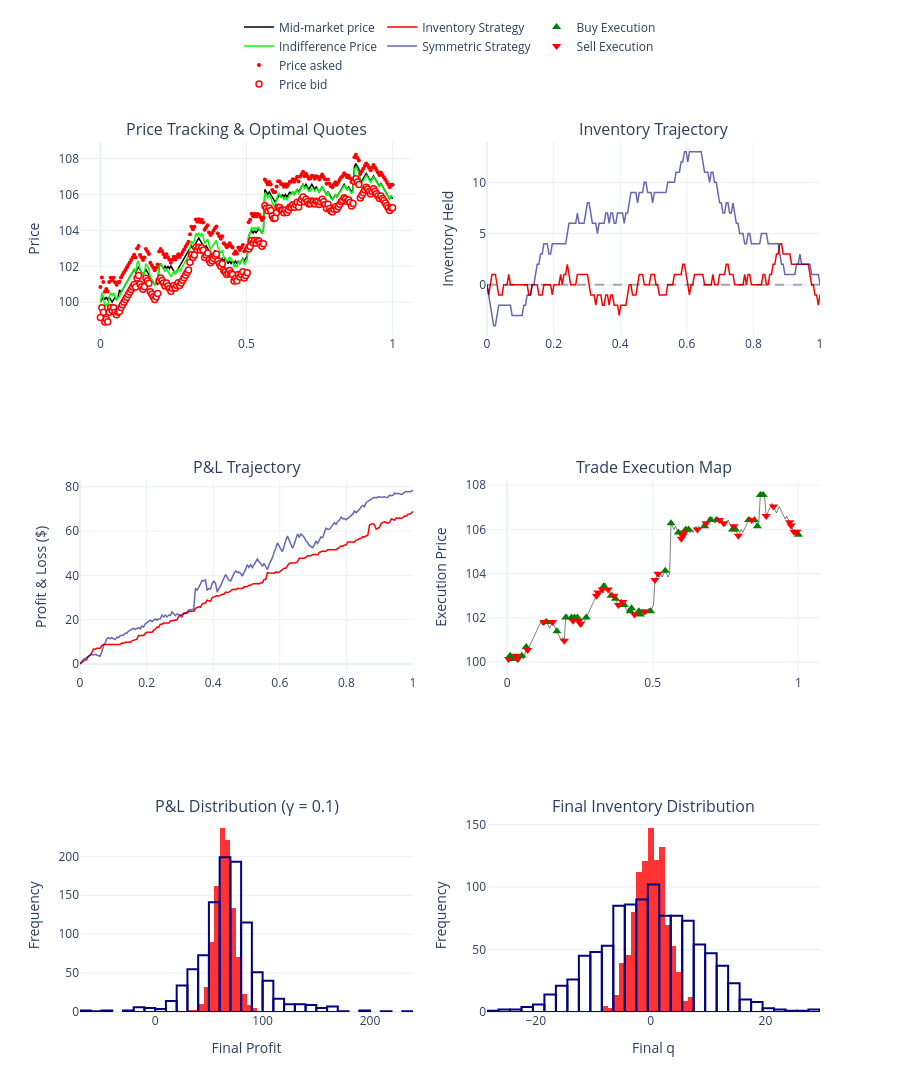

Notebook code cell kept with this figure:
### Markdown cell above
## Part 4: Adding Jump-Diffusion (Fat Tails)

Standard Brownian motion ($dW_u$) creates continuous, smooth prices. Real financial markets experience "jumps" (fat tails)—sudden $2.00 price crashes or spikes between ticks.

### Code cell
# ==========================================
# SCENARIO: FAT-TAIL JUMP DIFFUSION
# ==========================================
display(HTML("""
<div style='text-align: center; margin-bottom: 20px;'>
    <h2>Scenario: Fat-Tail Jump Diffusion</h2>
    <p><b>Condition:</b> Mid-price experiences sudden, random Poisson jumps.<br>
    Notice how the Symmetric strategy's P&L variance explodes because it is often caught holding large inventory right when a jump occurs.</p>
</div>
"""))

# jumps=True activates the exponential shock generator in the core engine
run_monte_carlo(ask_mult=1.0, bid_mult=1.0, jumps=True, gamma_val=0.1)

### Figure 1 — Plotly figure (JSON) as saved in the notebook; plotly's stock layout.template omitted (floating-point values rounded to 4 significant figures; data arrays with more than 128 entries replaced by an {"elided": "..."} marker saying what was removed)
{"data": [{"hovertemplate": "<b>%{data.name}</b><br>Time: %{x:.3f}<br>Price: %{y:.3f}<extra></extra>", "legendgroup": "price", "line": {"color": "black", "width": 1.5}, "mode": "lines", "name": "Mid-market price", "type": "scatter", "x": {"elided": "200 float values"}, "xaxis": "x", "y": {"elided": "200 float values"}, "yaxis": "y"}, {"hovertemplate": "<b>%{data.name}</b><br>Time: %{x:.3f}<br>Price: %{y:.3f}<extra></extra>", "legendgroup": "price", "line": {"color": "lime", "width": 1.5}, "mode": "lines", "name": "Indifference Price", "type": "scatter", "x": {"elided": "200 float values"}, "xaxis": "x", "y": {"elided": "200 float values"}, "yaxis": "y"}, {"hovertemplate": "<b>%{data.name}</b><br>Time: %{x:.3f}<br>Price: %{y:.3f}<extra></extra>", "legendgroup": "price", "marker": {"color": "red", "size": 4}, "mode": "markers", "name": "Price asked", "type": "scatter", "x": {"elided": "200 float values"}, "xaxis": "x", "y": {"elided": "200 float values"}, "yaxis": "y"}, {"hovertemplate": "<b>%{data.name}</b><br>Time: %{x:.3f}<br>Price: %{y:.3f}<extra></extra>", "legendgroup": "price", "marker": {"color": "white", "line": {"color": "red", "width": 1.5}, "size": 6}, "mode": "markers", "name": "Price bid", "type": "scatter", "x": {"elided": "200 float values"}, "xaxis": "x", "y": {"elided": "200 float values"}, "yaxis": "y"}, {"hovertemplate": "<b>%{data.name}</b><br>Time: %{x:.3f}<br>Inventory: %{y:.3f}<extra></extra>", "legendgroup": "inv", "line": {"color": "red", "width": 1.5}, "mode": "lines", "name": "Inventory Strategy", "type": "scatter", "x": {"elided": "200 float values"}, "xaxis": "x2", "y": {"elided": "200 float values"}, "yaxis": "y2"}, {"hovertemplate": "<b>%{data.name}</b><br>Time: %{x:.3f}<br>Inventory: %{y:.3f}<extra></extra>", "legendgroup": "inv", "line": {"color": "navy", "width": 1.5}, "mode": "lines", "name": "Symmetric Strategy", "opacity": 0.6, "type": "scatter", "x": {"elided": "200 float values"}, "xaxis": "x2", "y": {"elided": "200 float values"}, "yaxis": "y2"}, {"hovertemplate": "<b>%{data.name}</b><br>Time: %{x:.3f}<br>P&L: $%{y:.3f}<extra></extra>", "legendgroup": "pnl", "line": {"color": "red", "width": 1.5}, "mode": "lines", "name": "Inventory Strategy P&L", "showlegend": false, "type": "scatter", "x": {"elided": "200 float values"}, "xaxis": "x3", "y": {"elided": "200 float values"}, "yaxis": "y3"}, {"hovertemplate": "<b>%{data.name}</b><br>Time: %{x:.3f}<br>P&L: $%{y:.3f}<extra></extra>", "legendgroup": "pnl", "line": {"color": "navy", "width": 1.5}, "mode": "lines", "name": "Symmetric Strategy P&L", "opacity": 0.6, "showlegend": false, "type": "scatter", "x": {"elided": "200 float values"}, "xaxis": "x3", "y": {"elided": "200 float values"}, "yaxis": "y3"}, {"hovertemplate": "<b>%{data.name}</b><br>Time: %{x:.3f}<br>Price: %{y:.3f}<extra></extra>", "legendgroup": "exec", "line": {"color": "black", "width": 1}, "mode": "lines", "name": "Mid-Price", "opacity": 0.5, "showlegend": false, "type": "scatter", "x": {"elided": "200 float values"}, "xaxis": "x4", "y": {"elided": "200 float values"}, "yaxis": "y4"}, {"hovertemplate": "<b>%{data.name}</b><br>Time: %{x:.3f}<br>Price: %{y:.3f}<extra></extra>", "legendgroup": "exec", "marker": {"color": "green", "size": 8, "symbol": "triangle-up"}, "mode": "markers", "name": "Buy Execution", "type": "scatter", "x": [0.01005, 0.01508, 0.05025, 0.06533, 0.1357, 0.1709, 0.201, 0.2211, 0.2312, 0.2412, 0.2714, 0.3317, 0.3568, 0.3719, 0.402, 0.4221, 0.4271, 0.4523, 0.4573, 0.4925, 0.5427, 0.5628, 0.5879, 0.6131, 0.6231, 0.6784, 0.6985, 0.7186, 0.7739, 0.7839, 0.8291, 0.8492, 0.8593, 0.8693, 0.8794, 1.0], "xaxis": "x4", "y": [100.3, 100.1, 100.3, 100.7, 101.8, 101.4, 102.0, 102.0, 102.0, 102.0, 102.0, 103.4, 103.0, 102.9, 102.6, 102.3, 102.4, 102.3, 102.2, 102.3, 104.1, 106.3, 105.9, 106.0, 106.0, 106.1, 106.4, 106.4, 106.0, 106.0, 106.4, 106.4, 106.1, 107.6, 107.6, 105.8], "yaxis": "y4"}, {"hovertemplate": "<b>%{data.name}</b><br>Time: %{x:.3f}<br>Price: %{y:.3f}<extra></extra>", "legendgroup": "exec", "marker": {"color": "red", "size": 8, "symbol": "triangle-down"}, "mode": "markers", "name": "Sell Execution", "type": "scatter", "x": [0.005025, 0.03015, 0.03518, 0.07035, 0.1256, 0.1558, 0.196, 0.2261, 0.2462, 0.2513, 0.3065, 0.3116, 0.3266, 0.3467, 0.3668, 0.3819, 0.397, 0.4372, 0.4724, 0.5075, 0.5176, 0.598, 0.603, 0.608, 0.6533, 0.6834, 0.7286, 0.7437, 0.7789, 0.794, 0.8392, 0.8894, 0.9146, 0.9698, 0.9749, 0.9849, 0.995], "xaxis": "x4", "y": [100.1, 100.3, 100.1, 100.5, 101.8, 101.8, 101.0, 101.9, 101.9, 101.7, 103.0, 103.1, 103.3, 103.3, 103.0, 102.6, 102.7, 102.2, 102.3, 103.7, 104.0, 105.6, 105.7, 105.9, 106.0, 106.3, 106.4, 106.3, 106.1, 105.7, 106.4, 106.6, 107.0, 106.3, 106.2, 105.9, 105.9], "yaxis": "y4"}, {"hovertemplate": "<b>%{data.name}</b><br>P&L: %{x:.3f}<br>Count: %{y}<extra></extra>", "legendgroup": "dist", "marker": {"color": "red"}, "name": "Inventory Strategy", "nbinsx": 30, "opacity": 0.8, "showlegend": false, "type": "histogram", "x": {"elided": "1000 float values"}, "xaxis": "x5", "yaxis": "y5"}, {"hovertemplate": "<b>%{data.name}</b><br>P&L: %{x:.3f}<br>Count: %{y}<extra></extra>", "legendgroup": "dist", "marker": {"color": "rgba(0,0,0,0)", "line": {"color": "navy", "width": 2}}, "name": "Symmetric Strategy", "nbinsx": 30, "showlegend": false, "type": "histogram", "x": {"elided": "1000 float values"}, "xaxis": "x5", "yaxis": "y5"}, {"hovertemplate": "<b>%{data.name}</b><br>Final Q: %{x:.3f}<br>Count: %{y}<extra></extra>", "legendgroup": "dist_q", "marker": {"color": "red"}, "name": "Inventory Strategy", "nbinsx": 30, "opacity": 0.8, "showlegend": false, "type": "histogram", "x": {"elided": "1000 int values"}, "xaxis": "x6", "yaxis": "y6"}, {"hovertemplate": "<b>%{data.name}</b><br>Final Q: %{x:.3f}<br>Count: %{y}<extra></extra>", "legendgroup": "dist_q", "marker": {"color": "rgba(0,0,0,0)", "line": {"color": "navy", "width": 2}}, "name": "Symmetric Strategy", "nbinsx": 30, "showlegend": false, "type": "histogram", "x": {"elided": "1000 int values"}, "xaxis": "x6", "yaxis": "y6"}], "layout": {"annotations": [{"font": {"size": 16}, "showarrow": false, "text": "Price Tracking & Optimal Quotes", "x": 0.225, "xanchor": "center", "xref": "paper", "y": 1, "yanchor": "bottom", "yref": "paper"}, {"font": {"size": 16}, "showarrow": false, "text": "Inventory Trajectory", "x": 0.775, "xanchor": "center", "xref": "paper", "y": 1, "yanchor": "bottom", "yref": "paper"}, {"font": {"size": 16}, "showarrow": false, "text": "P&L Trajectory", "x": 0.225, "xanchor": "center", "xref": "paper", "y": 0.6111, "yanchor": "bottom", "yref": "paper"}, {"font": {"size": 16}, "showarrow": false, "text": "Trade Execution Map", "x": 0.775, "xanchor": "center", "xref": "paper", "y": 0.6111, "yanchor": "bottom", "yref": "paper"}, {"font": {"size": 16}, "showarrow": false, "text": "P&L Distribution (γ = 0.1)", "x": 0.225, "xanchor": "center", "xref": "paper", "y": 0.2222, "yanchor": "bottom", "yref": "paper"}, {"font": {"size": 16}, "showarrow": false, "text": "Final Inventory Distribution", "x": 0.775, "xanchor": "center", "xref": "paper", "y": 0.2222, "yanchor": "bottom", "yref": "paper"}], "autosize": true, "barmode": "overlay", "height": 1200, "hovermode": "closest", "legend": {"orientation": "h", "x": 0.5, "xanchor": "center", "y": 1.05, "yanchor": "bottom"}, "shapes": [{"line": {"color": "black", "dash": "dash"}, "opacity": 0.3, "type": "line", "x0": 0, "x1": 1, "xref": "x2 domain", "y0": 0, "y1": 0, "yref": "y2"}], "xaxis": {"anchor": "y", "domain": [0, 0.45]}, "xaxis2": {"anchor": "y2", "domain": [0.55, 1]}, "xaxis3": {"anchor": "y3", "domain": [0, 0.45]}, "xaxis4": {"anchor": "y4", "domain": [0.55, 1]}, "xaxis5": {"anchor": "y5", "domain": [0, 0.45], "title": {"text": "Final Profit"}}, "xaxis6": {"anchor": "y6", "domain": [0.55, 1], "title": {"text": "Final q"}}, "yaxis": {"anchor": "x", "domain": [0.7778, 1], "title": {"text": "Price"}}, "yaxis2": {"anchor": "x2", "domain": [0.7778, 1], "title": {"text": "Inventory Held"}}, "yaxis3": {"anchor": "x3", "domain": [0.3889, 0.6111], "title": {"text": "Profit & Loss ($)"}}, "yaxis4": {"anchor": "x4", "domain": [0.3889, 0.6111], "title": {"text": "Execution Price"}}, "yaxis5": {"anchor": "x5", "domain": [0, 0.2222], "title": {"text": "Frequency"}}, "yaxis6": {"anchor": "x6", "domain": [0, 0.2222], "title": {"text": "Frequency"}}}}
